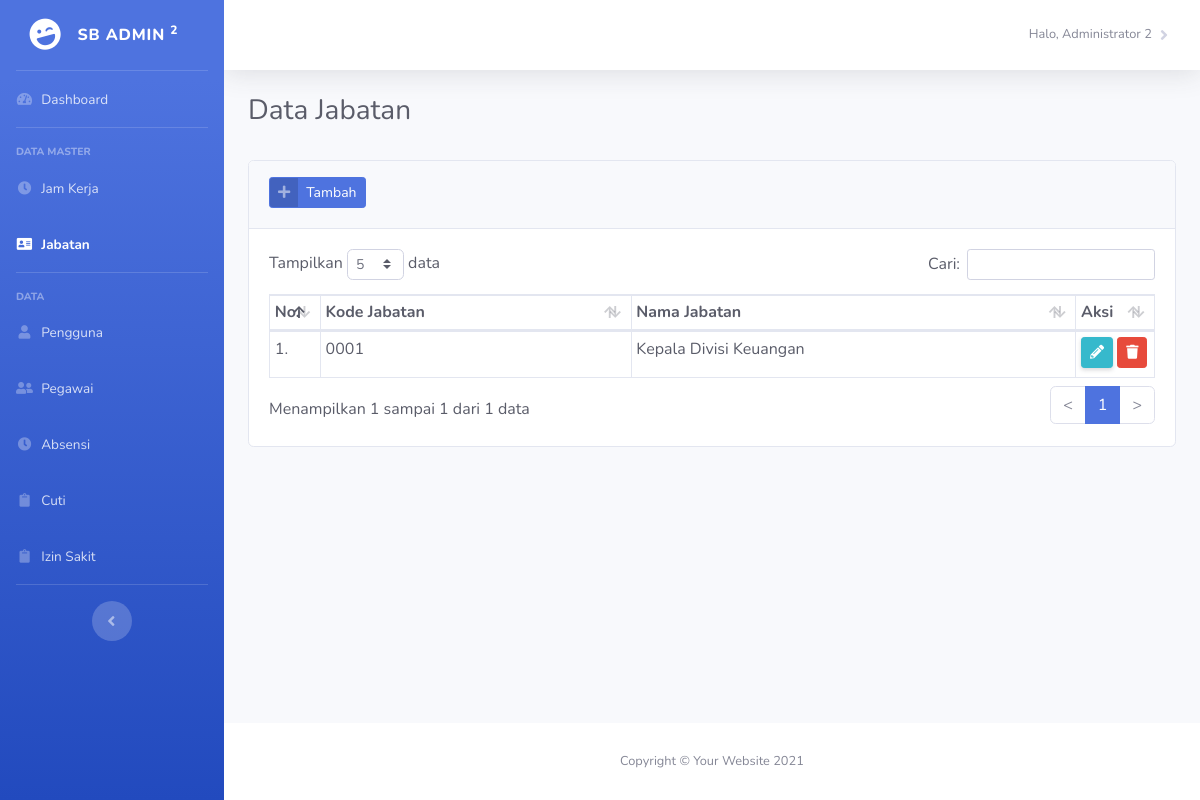
Page /jabatan.php (signed in) on the earlier database version.
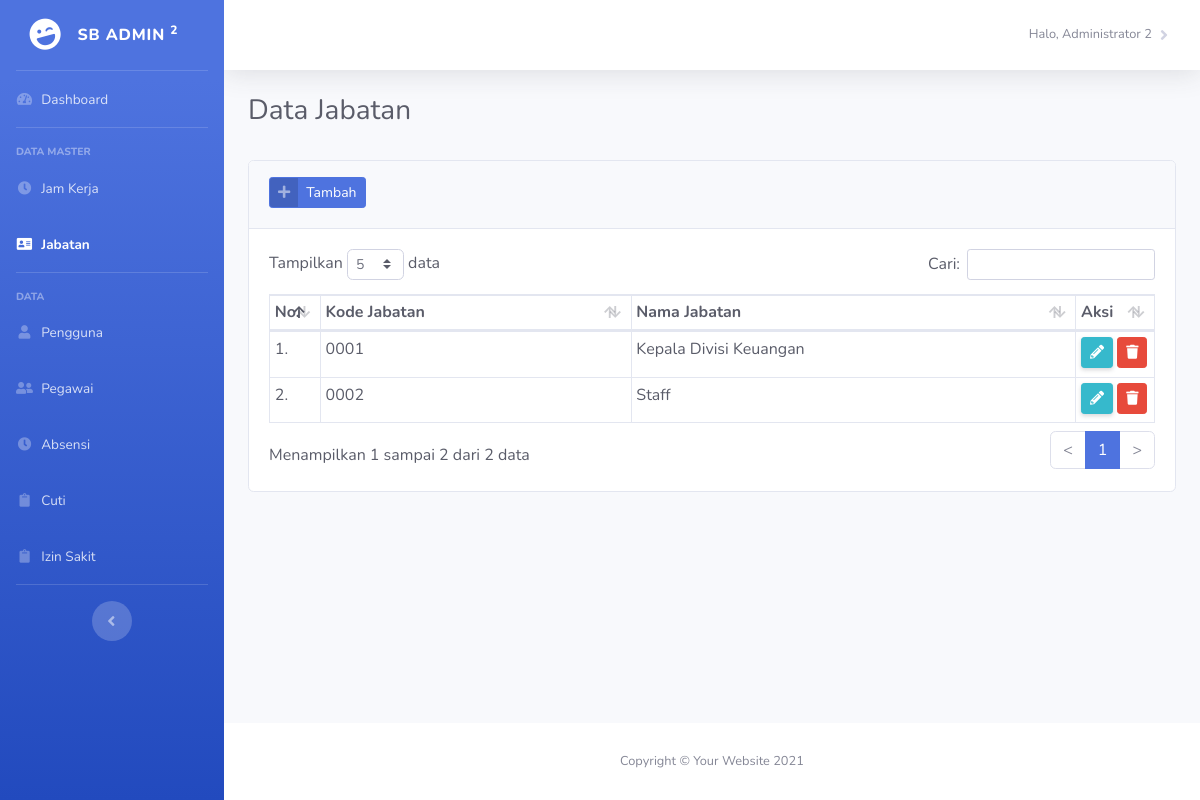
Same page on the later database version.
### tables this page shows
CREATE TABLE `pengguna` (
  `id_pengguna` int(20) NOT NULL,
  `nama_pengguna` varchar(255) NOT NULL,
  `role` varchar(255) NOT NULL,
  `username` varchar(255) NOT NULL,
  `password` varchar(255) NOT NULL
);

CREATE TABLE `jabatan` (
  `id_jabatan` int(20) NOT NULL,
  `kode_jabatan` varchar(255) NOT NULL,
  `nama_jabatan` varchar(255) NOT NULL
);

### jabatan.php (the view, shortened to what this page needs)
<?php
    $koneksi = mysqli_connect("localhost","root","","db_absensi");
    $ambilUserLogin=mysqli_query($koneksi,"SELECT * from pengguna WHERE id_pengguna = $_SESSION[id_pengguna]");
    $userLogin=$ambilUserLogin->fetch_assoc();
    if ($userLogin['role'] != 'Admin'){
        echo "<script>alert('Anda tidak memilik akses');</script>";
        echo "<script>location='index.php';</script>";
    }else{
?>
<!DOCTYPE html>
<html lang="en">
<head>
    <?php
        include ('include/include-style.php');
    ?>
</head>
<body id="page-top">
    <div id="wrapper">
        <?php
            include('include/include-sidebar.php');
        ?>
        <div id="content-wrapper" class="d-flex flex-column">
            <div id="content">
                <?php
                    include('include/include-navbar.php');
                ?>
                <div class="container-fluid">
                    <div class="d-sm-flex align-items-center justify-content-between mb-4">
                        <h1 class="h3 text-dark">Data Jabatan</h1>
                    </div>
                    <div class="row text-dark mb-5">
                        <div class="col-sm">
                            <div class="card">
                                <div class="card-header py-3">
                                    <a href="jabatan_tambah.php" class="btn btn-primary btn-icon-split btn-sm mb-1">
                                        <span class="icon text-white-50">
                                            <i class="fas fa-plus"></i>
                                        </span>
                                        <span class="text">Tambah</span>
                                    </a>
                                </div>
                                <div class="card-body">
                                    <div class="table-responsive">
                                        <table class="table table-bordered table-hover table-sm text-dark nowrap" width="100%" cellspacing="0" id="projecttable">
                                            <thead class="thead">
                                                <tr>
                                                    <th width=25px>No.</th>
                                                    <th>Kode Jabatan</th>
                                                    <th>Nama Jabatan</th>
                                                    <th width=53px>Aksi</th>
                                                </tr>
                                            </thead>
                                            <tbody>
                                            <?php
                                                $nomor=1;
                                                $ambil=mysqli_query($koneksi,"SELECT * from jabatan order by id_jabatan ASC");
                                                while($jabatan=$ambil->fetch_assoc()){
                                            ?>
                                                <tr>
                                                    <td><?php echo $nomor++ ?>.</td>
                                                    <td><?php echo $jabatan['kode_jabatan'] ?></td>
                                                    <td><?php echo $jabatan['nama_jabatan'] ?></td>
                                                    <td>
                                                        <a href="jabatan_ubah.php?id=<?php echo $jabatan['id_jabatan'];?>" class="btn btn-sm btn-info shadow-sm mb-1"><i class="fa fa-pencil-alt"></i></a>
                                                        <a href="jabatan_hapus.php?id=<?php echo $jabatan['id_jabatan'];?>" class="btn btn-sm btn-danger mb-1 delete-confirm"><i class="fa fa-trash"></i></a>
                                                    </td>
                                                </tr>
                                            <?php
                                                }
                                            ?>
                                            </tbody>
                                        </table>
                                    </div>
                                </div>
                            </div>
                        </div>
                    </div>
                </div>
            </div>
            <?php
                include('include/include-footer.php')
            ?>
        </div>
    </div>
</body>
</html>
<?php
    }
?>

### include/include-style.php (shortened to what this page needs)
<link href="asset/vendor/fontawesome-free/css/all.min.css" rel="stylesheet" type="text/css">
<link href="asset/css/sb-admin-2.css" rel="stylesheet">
<link href="asset/vendor/datatables/dataTables.bootstrap4.min.css" rel="stylesheet"  type="text/css">

### include/include-sidebar.php (shortened to what this page needs)
<?php
    function PageName() {
    return substr($_SERVER["SCRIPT_NAME"],strrpos($_SERVER["SCRIPT_NAME"],"/")+1);
    }
    $currentPage = PageName();
?>
<ul class="navbar-nav bg-gradient-primary sidebar sidebar-dark accordion" id="accordionSidebar">
    <a class="sidebar-brand d-flex align-items-center justify-content-center" href="index.php">
        <div class="sidebar-brand-icon rotate-n-15">
            <i class="fas fa-laugh-wink"></i>
        </div>
        <div class="sidebar-brand-text mx-3">SB Admin <sup>2</sup></div>
    </a>
    <hr class="sidebar-divider my-0">
    <li class="nav-item <?php echo ($currentPage=='index.php') ? 'active':NULL ?>">
        <a class="nav-link" href="index.php">
            <i class="fas fa-fw fa-tachometer-alt"></i>
            <span>Dashboard</span></a>
    </li>
    <hr class="sidebar-divider">
    <?php
        if ($userLogin['role'] == 'Admin'){
    ?>
    <div class="sidebar-heading">
        Data Master
    </div>
    <li class="nav-item <?php echo ($currentPage=='jamkerja.php') ? 'active':NULL ?>">
        <a class="nav-link" href="jamkerja.php">
            <i class="fas fa-fw fa-clock"></i>
            <span>Jam Kerja</span></a>
    </li>
    <li class="nav-item <?php echo ($currentPage=='jabatan.php') || ($currentPage=='jabatan_tambah.php') || ($currentPage=='jabatan_ubah.php') ? 'active':NULL ?>">
        <a class="nav-link" href="jabatan.php">
            <i class="fas fa-fw fa-address-card"></i>
            <span>Jabatan</span></a>
    </li>
    <hr class="sidebar-divider">
    <?php
        }
    ?>
    <div class="sidebar-heading">
        Data
    </div>
    <?php
        if ($userLogin['role'] == 'Admin'){
    ?>
    <li class="nav-item <?php echo ($currentPage=='pengguna.php') || ($currentPage=='pengguna_tambah.php') || ($currentPage=='pengguna_ubah.php') || ($currentPage=='pengguna_ubah_katasandi.php') ? 'active':NULL ?>">
        <a class="nav-link" href="pengguna.php">
            <i class="fas fa-fw fa-user"></i>
            <span>Pengguna</span></a>
    </li>
    <li class="nav-item <?php echo ($currentPage=='pegawai.php') || ($currentPage=='pegawai_tambah.php') || ($currentPage=='pegawai_ubah.php') || ($currentPage=='pegawai_ubah_katasandi.php') ? 'active':NULL ?>">
        <a class="nav-link" href="pegawai.php">
            <i class="fas fa-fw fa-user-friends"></i>
            <span>Pegawai</span></a>
    </li>
    <li class="nav-item <?php echo ($currentPage=='absensi.php') || ($currentPage=='absensi_pegawai.php') || ($currentPage=='absensi_ubah.php') ? 'active':NULL ?>">
        <a class="nav-link" href="absensi.php">
            <i class="fas fa-fw fa-clock"></i>
            <span>Absensi</span></a>
    </li>
    <?php
        }
    ?>
    <li class="nav-item">
        <a class="nav-link" href="cuti">
            <i class="fas fa-fw fa-clipboard"></i>
            <span>Cuti</span></a>
    </li>
    <li class="nav-item">
        <a class="nav-link" href="izin-sakit">
            <i class="fas fa-fw fa-clipboard"></i>
            <span>Izin Sakit</span></a>
    </li>
    <hr class="sidebar-divider d-none d-md-block">
    <div class="text-center d-none d-md-inline">
        <button class="rounded-circle border-0" id="sidebarToggle"></button>
    </div>
</ul>

### include/include-navbar.php (shortened to what this page needs)
<nav class="navbar navbar-expand navbar-light bg-white topbar mb-4 static-top shadow">
    <ul class="navbar-nav ml-auto">
        <li class="nav-item dropdown">
            <a class="nav-link dropdown-toggle" href="#" id="userDropdown" role="button"
                data-toggle="dropdown" aria-haspopup="true" aria-expanded="false">
                <span class="d-none d-lg-inline text-gray-600 small">Halo, <?php echo $userLogin['nama_pengguna']?></span>
            </a>
        </li>
    </ul>
</nav>

### include/include-footer.php
<footer class="sticky-footer bg-white">
    <div class="container my-auto">
        <div class="copyright text-center my-auto">
            <span>Copyright &copy; Your Website 2021</span>
        </div>
    </div>
</footer>

Differences in the rows shown:
added jabatan: kode_jabatan "0002", nama_jabatan "Staff"
Other differences:
text written by a page script: "Tampilkan data Cari: Menampilkan 1 sampai 1 dari 1 data < 1 >" → "Tampilkan data Cari: Menampilkan 1 sampai 2 dari 2 data < 1 >"
